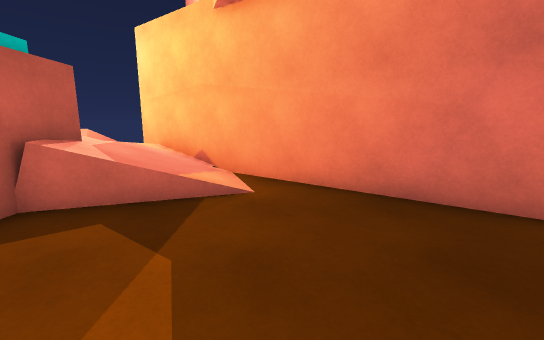
[1] (above)

22 first-person views from a walk through a Unity game level. The camera is 1.4 m above the floor, tilts 10° down and sees 90° across. The floor is counted in squares, 1 m on a side. Each view is taken from the middle of a square. On the plan, view 1 faces up. The plan holds only what a view shows up to about 13 squares ahead; the rest is blank. The place goes on beyond the plan.

[2]
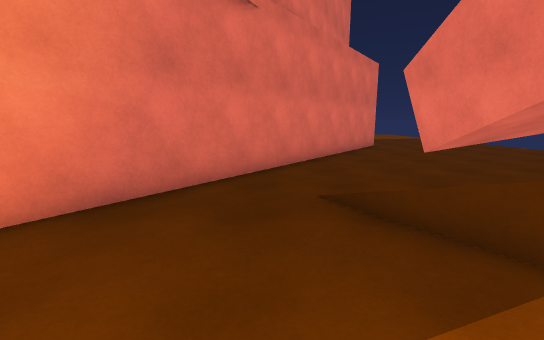

[3]
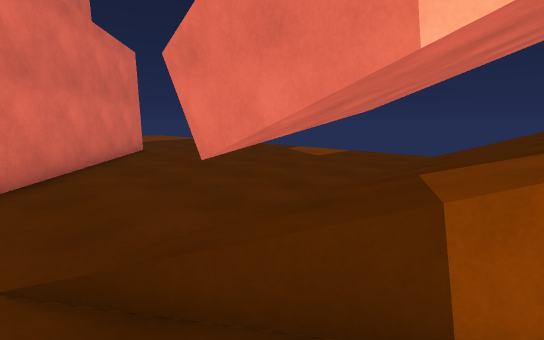

[4]
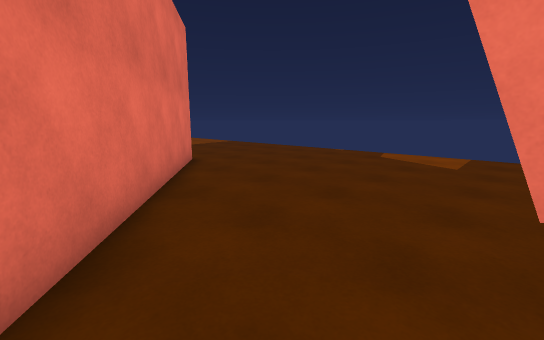

[5]
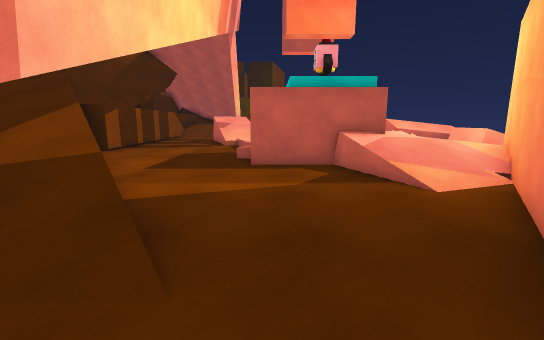

[6]
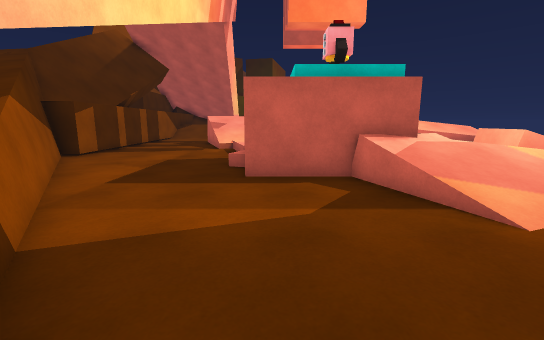

[7]
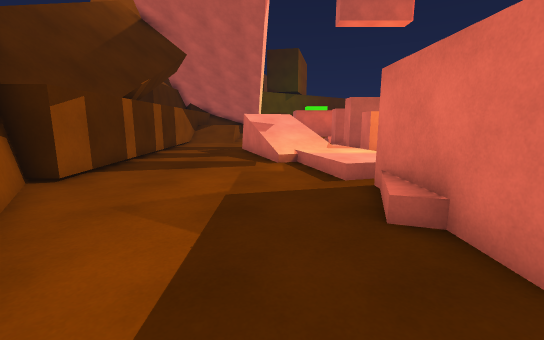

[8]
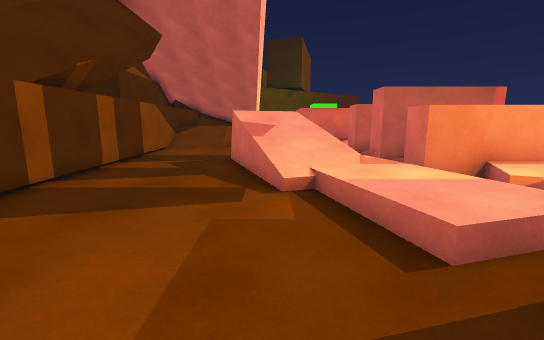

[9]
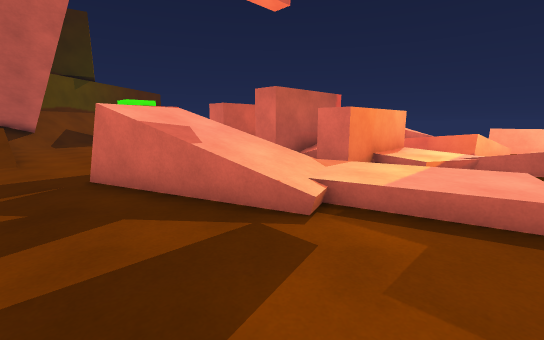

[10]
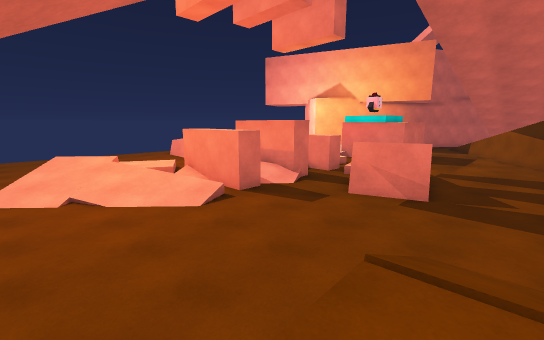

[11]
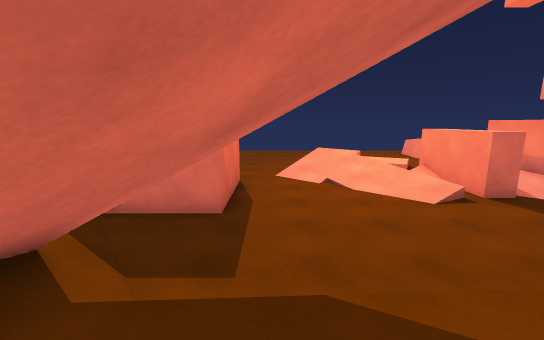

[12]
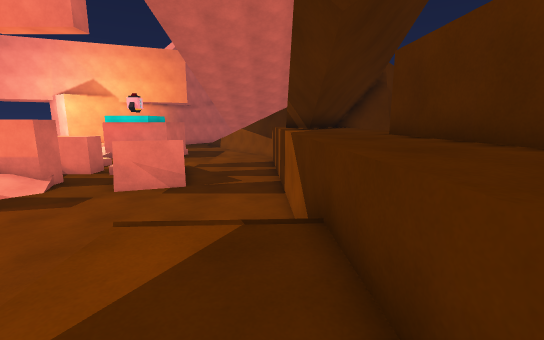

[13]
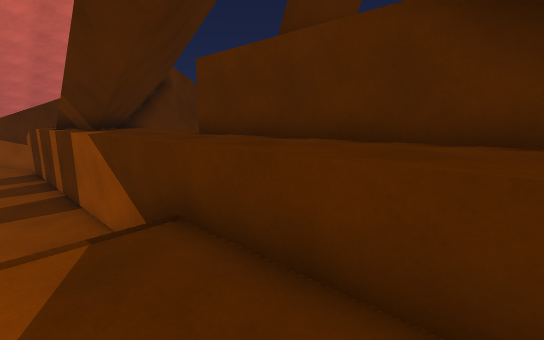

[14]
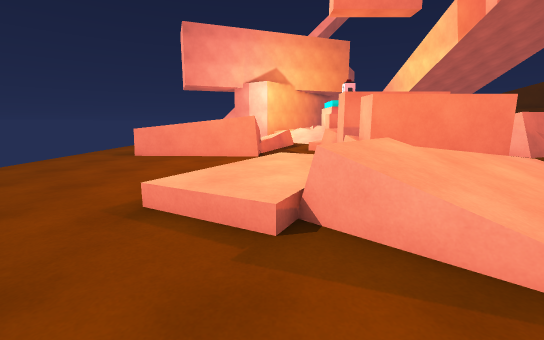

[15]
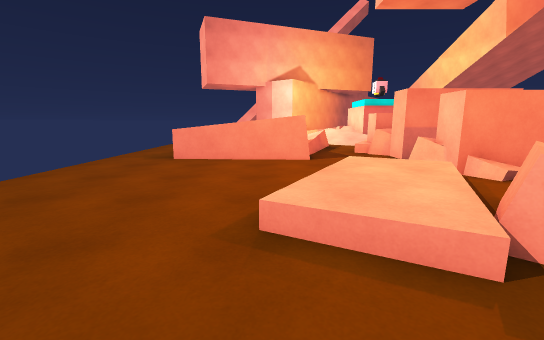

[16]
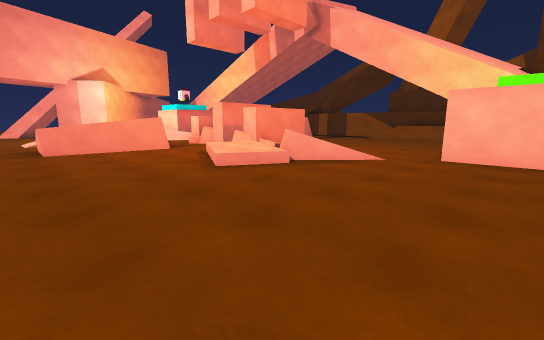

[17]
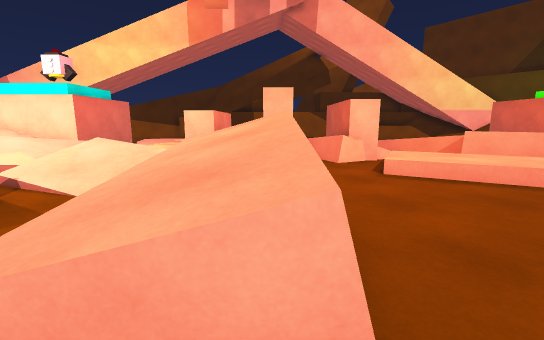

[18]
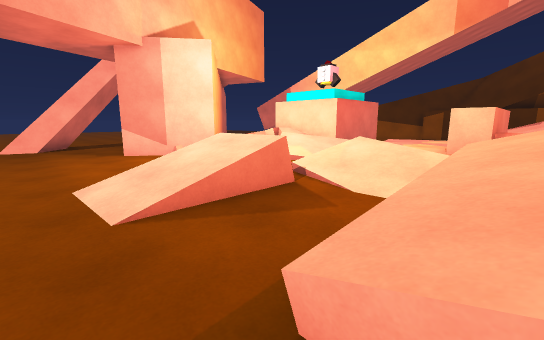

[19]
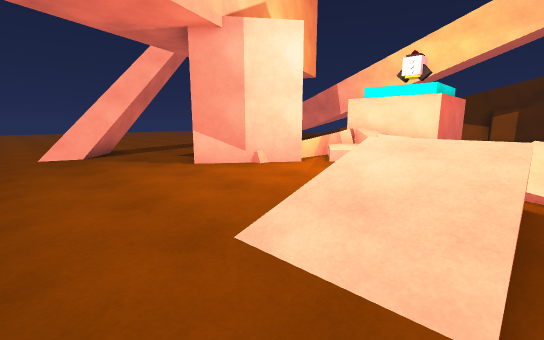

[20]
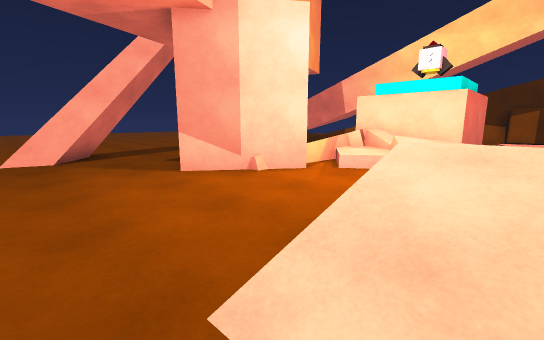

[21]
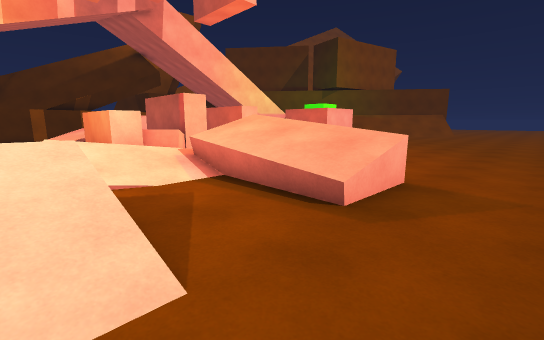

[22]
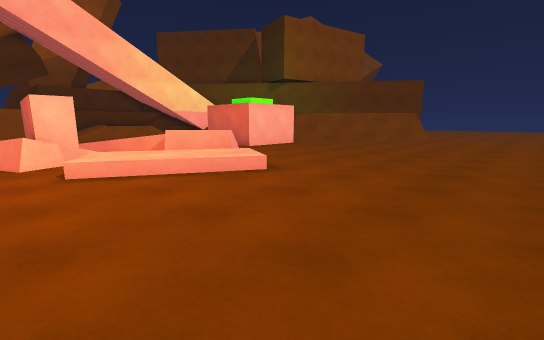

### Floor plan
Key: @ floor where view 1 was taken; # wall or solid block; . main floor; : floor 0.5 m higher than the main floor; + floor 0.75 m higher than the main floor; * floor 1 m higher than the main floor; % floor 1.25 m higher than the main floor; & floor 1.5 m higher than the main floor; / step, stairs or slope; = window, fence, low wall or low ledge; ^ raised ledge; v drop or lower ground; T thing the floor can be seen under or through; O other object.
Columns run from 31 left of view 1 to 14 right of it. Each row starts with its distance up from view 1.
 18 .......................................
 17 .................................=.....
 16 ...............=//...............=
 15 ...............=+=..///..........##
 14 ...............%*=..=//..........##
 13 ...............&*+..v//.....# ....##
 12 .......//.....=#%+..=/= ...##  ....
 11 ......./://...=#%/////  ...#
 10 ....../:::://....////=  ../#
  9 ......==/:::.. ... == //=//###
  8 .....///=.//.. .#/    ////://###
  7 .....////..##=##/^^/  ////:///.##
  6 ###...///=.##=## ^^:///#####///.##
  5   #....///.## ## ^^::/ ####^///..###
  4   #.....//=##O##/##//  #  #^.......##
  3   #......//##.##.##.///#   #........##
  2   #..............//:::/#   #.........###
  1 ###.............==/::::#####...........##
  0 ..............#//////..........@=/......##
 -1 O.............#/////...........=//.......##
 -2  ##...........=///............^##TTTT.....###
 -3  ##  .......................##^*+:TTT.......##
 -4  ##^=*====/................## ////.TT........#
 -5    #****///..............##//  ///.##.........
 -6     ****/  ....###########///  ///..#.........
 -7     ^^^^^^######       #////   ///.. .........
 -8     ^^^^^^            ^////    ///.. .........
 -9     ^^^^^^         vvv/        ///...........
-10                 #=             ///..........
-11               ## v             ///.........
-12                  v             ///

Positions as (right, up) in squares from view 1, and headings:
1: (0, 0), facing up
2: (-2, 2), facing right
3: (0, 1), facing down-right
4: (5, 1), facing down-right
5: (5, 2), facing left
6: (3, 2), facing left
7: (-2, -1), facing left
8: (-6, -1), facing left
9: (-9, -4), facing up-left
10: (-26, -5), facing up-right
11: (-27, -6), facing up
12: (-27, -6), facing right
13: (-27, -5), facing down-right
14: (-28, 10), facing right
15: (-27, 12), facing right
16: (-31, 17), facing down-right
17: (-16, 17), facing down
18: (-15, 17), facing down-right
19: (-11, 18), facing down-right
20: (-10, 17), facing down-right
21: (-10, 18), facing down-left
22: (-18, 18), facing down-left
